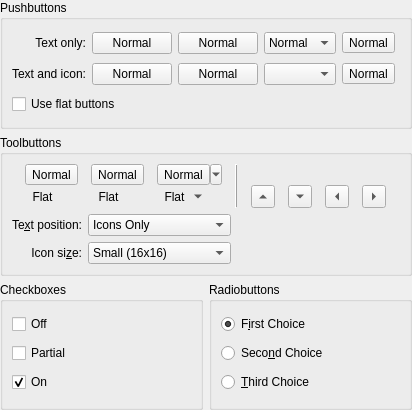
<?xml version="1.0" encoding="UTF-8"?>
<ui version="4.0">
 <class>ButtonDemoWidget</class>
 <widget class="QWidget" name="ButtonDemoWidget">
  <property name="geometry">
   <rect>
    <x>0</x>
    <y>0</y>
    <width>412</width>
    <height>410</height>
   </rect>
  </property>
  <layout class="QGridLayout" name="gridLayout">
   <property name="margin">
    <number>0</number>
   </property>
   <item row="2" column="0">
    <widget class="QGroupBox" name="groupBox_3">
     <property name="title">
      <string>Checkboxes</string>
     </property>
     <layout class="QHBoxLayout" name="horizontalLayout">
      <item>
       <layout class="QVBoxLayout" name="verticalLayout">
        <item>
         <widget class="QCheckBox" name="checkBox">
          <property name="text">
           <string>Off</string>
          </property>
         </widget>
        </item>
        <item>
         <widget class="QCheckBox" name="checkBox_2">
          <property name="text">
           <string>Partial</string>
          </property>
          <property name="tristate">
           <bool>true</bool>
          </property>
         </widget>
        </item>
        <item>
         <widget class="QCheckBox" name="checkBox_3">
          <property name="text">
           <string>On</string>
          </property>
          <property name="checked">
           <bool>true</bool>
          </property>
         </widget>
        </item>
       </layout>
      </item>
      <item>
       <spacer name="horizontalSpacer_2">
        <property name="orientation">
         <enum>Qt::Horizontal</enum>
        </property>
        <property name="sizeHint" stdset="0">
         <size>
          <width>40</width>
          <height>20</height>
         </size>
        </property>
       </spacer>
      </item>
     </layout>
    </widget>
   </item>
   <item row="2" column="1">
    <widget class="QGroupBox" name="groupBox_4">
     <property name="title">
      <string>Radiobuttons</string>
     </property>
     <layout class="QHBoxLayout" name="horizontalLayout_2">
      <item>
       <layout class="QVBoxLayout" name="verticalLayout_2">
        <item>
         <widget class="QRadioButton" name="radioButton">
          <property name="enabled">
           <bool>true</bool>
          </property>
          <property name="text">
           <string>F&amp;irst Choice</string>
          </property>
          <property name="checked">
           <bool>true</bool>
          </property>
         </widget>
        </item>
        <item>
         <widget class="QRadioButton" name="radioButton_2">
          <property name="text">
           <string>Seco&amp;nd Choice</string>
          </property>
         </widget>
        </item>
        <item>
         <widget class="QRadioButton" name="radioButton_3">
          <property name="text">
           <string>&amp;Third Choice</string>
          </property>
         </widget>
        </item>
       </layout>
      </item>
      <item>
       <spacer name="horizontalSpacer_3">
        <property name="orientation">
         <enum>Qt::Horizontal</enum>
        </property>
        <property name="sizeHint" stdset="0">
         <size>
          <width>40</width>
          <height>20</height>
         </size>
        </property>
       </spacer>
      </item>
     </layout>
    </widget>
   </item>
   <item row="0" column="0" colspan="2">
    <widget class="QGroupBox" name="groupBox">
     <property name="title">
      <string>Pushbuttons</string>
     </property>
     <layout class="QGridLayout" name="gridLayout_4">
      <item row="0" column="0">
       <widget class="QLabel" name="label_7">
        <property name="text">
         <string>Text only:</string>
        </property>
        <property name="alignment">
         <set>Qt::AlignRight|Qt::AlignTrailing|Qt::AlignVCenter</set>
        </property>
       </widget>
      </item>
      <item row="0" column="4">
       <widget class="KComboBox" name="kcombobox">
        <property name="toolTip">
         <string>This is a normal, text only combo box</string>
        </property>
        <property name="currentIndex">
         <number>1</number>
        </property>
        <item>
         <property name="text">
          <string>Small</string>
         </property>
        </item>
        <item>
         <property name="text">
          <string>Normal</string>
         </property>
        </item>
        <item>
         <property name="text">
          <string>Large</string>
         </property>
        </item>
       </widget>
      </item>
      <item row="0" column="6">
       <spacer name="horizontalSpacer">
        <property name="orientation">
         <enum>Qt::Horizontal</enum>
        </property>
        <property name="sizeHint" stdset="0">
         <size>
          <width>36</width>
          <height>20</height>
         </size>
        </property>
       </spacer>
      </item>
      <item row="1" column="0">
       <widget class="QLabel" name="label_8">
        <property name="text">
         <string>Text and icon:</string>
        </property>
        <property name="alignment">
         <set>Qt::AlignRight|Qt::AlignTrailing|Qt::AlignVCenter</set>
        </property>
       </widget>
      </item>
      <item row="2" column="0" colspan="2">
       <widget class="QCheckBox" name="flatButtonCheckBox">
        <property name="text">
         <string>Use flat buttons</string>
        </property>
       </widget>
      </item>
      <item row="1" column="4">
       <widget class="KComboBox" name="kcombobox_2">
        <property name="toolTip">
         <string>This is a normal, text and icon combo box</string>
        </property>
       </widget>
      </item>
      <item row="0" column="5">
       <widget class="QToolButton" name="toolButton">
        <property name="toolTip">
         <string>This is a normal, text only tool button</string>
        </property>
        <property name="text">
         <string>Normal</string>
        </property>
       </widget>
      </item>
      <item row="1" column="5">
       <widget class="QToolButton" name="toolButton_2">
        <property name="toolTip">
         <string>This is a normal, text and icon tool button</string>
        </property>
        <property name="text">
         <string>Normal</string>
        </property>
       </widget>
      </item>
      <item row="0" column="1">
       <widget class="QPushButton" name="pushButton">
        <property name="toolTip">
         <string>This is a normal, text only button</string>
        </property>
        <property name="text">
         <string>Normal</string>
        </property>
       </widget>
      </item>
      <item row="0" column="2">
       <widget class="QPushButton" name="pushButton_2">
        <property name="toolTip">
         <string>This is a normal, text only button with menu</string>
        </property>
        <property name="text">
         <string>Normal</string>
        </property>
       </widget>
      </item>
      <item row="1" column="1">
       <widget class="QPushButton" name="pushButton_3">
        <property name="toolTip">
         <string>This is a normal, text and icon button</string>
        </property>
        <property name="text">
         <string>Normal</string>
        </property>
       </widget>
      </item>
      <item row="1" column="2">
       <widget class="QPushButton" name="pushButton_4">
        <property name="toolTip">
         <string>This is a normal, text and icon button with menu</string>
        </property>
        <property name="text">
         <string>Normal</string>
        </property>
       </widget>
      </item>
     </layout>
    </widget>
   </item>
   <item row="1" column="0" colspan="2">
    <widget class="QGroupBox" name="groupBox_2">
     <property name="title">
      <string>Toolbuttons</string>
     </property>
     <layout class="QGridLayout" name="gridLayout_3" columnstretch="0,1,1,1">
      <item row="0" column="0" colspan="4">
       <widget class="QWidget" name="widget" native="true">
        <layout class="QGridLayout" name="gridLayout_2">
         <property name="sizeConstraint">
          <enum>QLayout::SetDefaultConstraint</enum>
         </property>
         <property name="margin">
          <number>0</number>
         </property>
         <property name="spacing">
          <number>0</number>
         </property>
         <item row="0" column="0">
          <widget class="QToolButton" name="toolButton_3">
           <property name="text">
            <string>Normal</string>
           </property>
           <property name="checkable">
            <bool>true</bool>
           </property>
          </widget>
         </item>
         <item row="0" column="1">
          <widget class="QToolButton" name="toolButton_4">
           <property name="text">
            <string>Normal</string>
           </property>
           <property name="popupMode">
            <enum>QToolButton::InstantPopup</enum>
           </property>
          </widget>
         </item>
         <item row="0" column="2">
          <widget class="QToolButton" name="toolButton_5">
           <property name="text">
            <string>Normal</string>
           </property>
           <property name="popupMode">
            <enum>QToolButton::MenuButtonPopup</enum>
           </property>
          </widget>
         </item>
         <item row="0" column="3" rowspan="2">
          <widget class="QFrame" name="frame_2">
           <property name="frameShape">
            <enum>QFrame::VLine</enum>
           </property>
           <property name="frameShadow">
            <enum>QFrame::Raised</enum>
           </property>
          </widget>
         </item>
         <item row="0" column="4" colspan="4">
          <widget class="QWidget" name="toolBarContainer" native="true">
           <property name="sizePolicy">
            <sizepolicy hsizetype="Expanding" vsizetype="Preferred">
             <horstretch>0</horstretch>
             <verstretch>0</verstretch>
            </sizepolicy>
           </property>
          </widget>
         </item>
         <item row="1" column="0">
          <widget class="QToolButton" name="toolButton_6">
           <property name="text">
            <string>Flat</string>
           </property>
           <property name="checkable">
            <bool>true</bool>
           </property>
           <property name="autoRaise">
            <bool>true</bool>
           </property>
          </widget>
         </item>
         <item row="1" column="1">
          <widget class="QToolButton" name="toolButton_7">
           <property name="text">
            <string>Flat</string>
           </property>
           <property name="popupMode">
            <enum>QToolButton::InstantPopup</enum>
           </property>
           <property name="autoRaise">
            <bool>true</bool>
           </property>
          </widget>
         </item>
         <item row="1" column="2">
          <widget class="QToolButton" name="toolButton_8">
           <property name="text">
            <string>Flat</string>
           </property>
           <property name="popupMode">
            <enum>QToolButton::MenuButtonPopup</enum>
           </property>
           <property name="autoRaise">
            <bool>true</bool>
           </property>
          </widget>
         </item>
         <item row="1" column="4">
          <widget class="QToolButton" name="toolButton_9">
           <property name="text">
            <string>Up Arrow</string>
           </property>
           <property name="arrowType">
            <enum>Qt::UpArrow</enum>
           </property>
          </widget>
         </item>
         <item row="1" column="5">
          <widget class="QToolButton" name="toolButton_10">
           <property name="text">
            <string>Down Arrow</string>
           </property>
           <property name="checkable">
            <bool>false</bool>
           </property>
           <property name="arrowType">
            <enum>Qt::DownArrow</enum>
           </property>
          </widget>
         </item>
         <item row="1" column="6">
          <widget class="QToolButton" name="toolButton_11">
           <property name="text">
            <string>Left Arrow</string>
           </property>
           <property name="arrowType">
            <enum>Qt::LeftArrow</enum>
           </property>
          </widget>
         </item>
         <item row="1" column="7">
          <widget class="QToolButton" name="toolButton_12">
           <property name="text">
            <string>Right Arrow</string>
           </property>
           <property name="arrowType">
            <enum>Qt::RightArrow</enum>
           </property>
          </widget>
         </item>
        </layout>
       </widget>
      </item>
      <item row="1" column="0">
       <widget class="QLabel" name="label_11">
        <property name="text">
         <string>Te&amp;xt position:</string>
        </property>
        <property name="alignment">
         <set>Qt::AlignRight|Qt::AlignTrailing|Qt::AlignVCenter</set>
        </property>
        <property name="buddy">
         <cstring>textPosition</cstring>
        </property>
       </widget>
      </item>
      <item row="1" column="1">
       <widget class="KComboBox" name="textPosition">
        <item>
         <property name="text">
          <string>Icons Only</string>
         </property>
        </item>
        <item>
         <property name="text">
          <string>Text Only</string>
         </property>
        </item>
        <item>
         <property name="text">
          <string>Text Alongside Icons</string>
         </property>
        </item>
        <item>
         <property name="text">
          <string>Text Under Icons</string>
         </property>
        </item>
       </widget>
      </item>
      <item row="1" column="2" colspan="2">
       <spacer name="horizontalSpacer_5">
        <property name="orientation">
         <enum>Qt::Horizontal</enum>
        </property>
        <property name="sizeHint" stdset="0">
         <size>
          <width>120</width>
          <height>17</height>
         </size>
        </property>
       </spacer>
      </item>
      <item row="2" column="0">
       <widget class="QLabel" name="label_12">
        <property name="text">
         <string>Icon si&amp;ze:</string>
        </property>
        <property name="alignment">
         <set>Qt::AlignRight|Qt::AlignTrailing|Qt::AlignVCenter</set>
        </property>
        <property name="buddy">
         <cstring>iconSize</cstring>
        </property>
       </widget>
      </item>
      <item row="2" column="1">
       <widget class="KComboBox" name="iconSize">
        <item>
         <property name="text">
          <string>Small (16x16)</string>
         </property>
        </item>
        <item>
         <property name="text">
          <string>Medium (22x22)</string>
         </property>
        </item>
        <item>
         <property name="text">
          <string>Large (32x32)</string>
         </property>
        </item>
        <item>
         <property name="text">
          <string>Huge (48x48)</string>
         </property>
        </item>
       </widget>
      </item>
     </layout>
    </widget>
   </item>
  </layout>
 </widget>
 <customwidgets>
  <customwidget>
   <class>KComboBox</class>
   <extends>QComboBox</extends>
   <header>kcombobox.h</header>
  </customwidget>
 </customwidgets>
 <tabstops>
  <tabstop>pushButton</tabstop>
  <tabstop>pushButton_2</tabstop>
  <tabstop>kcombobox</tabstop>
  <tabstop>toolButton</tabstop>
  <tabstop>pushButton_3</tabstop>
  <tabstop>pushButton_4</tabstop>
  <tabstop>kcombobox_2</tabstop>
  <tabstop>toolButton_2</tabstop>
  <tabstop>flatButtonCheckBox</tabstop>
  <tabstop>toolButton_3</tabstop>
  <tabstop>toolButton_4</tabstop>
  <tabstop>toolButton_5</tabstop>
  <tabstop>toolButton_6</tabstop>
  <tabstop>toolButton_7</tabstop>
  <tabstop>toolButton_8</tabstop>
  <tabstop>toolButton_9</tabstop>
  <tabstop>toolButton_10</tabstop>
  <tabstop>toolButton_11</tabstop>
  <tabstop>toolButton_12</tabstop>
  <tabstop>textPosition</tabstop>
  <tabstop>iconSize</tabstop>
  <tabstop>checkBox</tabstop>
  <tabstop>checkBox_2</tabstop>
  <tabstop>checkBox_3</tabstop>
  <tabstop>radioButton</tabstop>
  <tabstop>radioButton_2</tabstop>
  <tabstop>radioButton_3</tabstop>
 </tabstops>
 <resources/>
 <connections/>
</ui>
